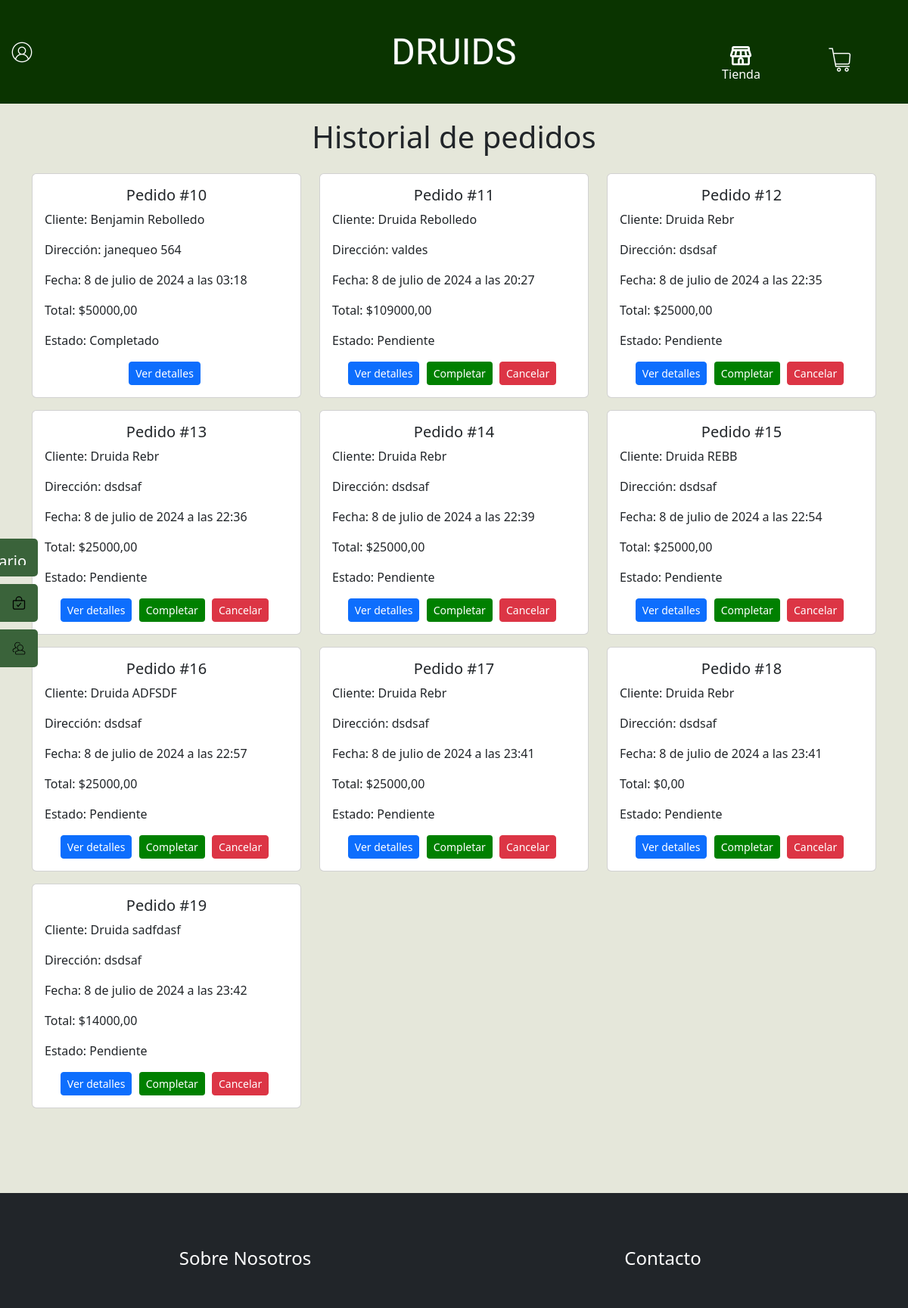
/pedidos/ (signed in), run on an earlier commit of the app's database.
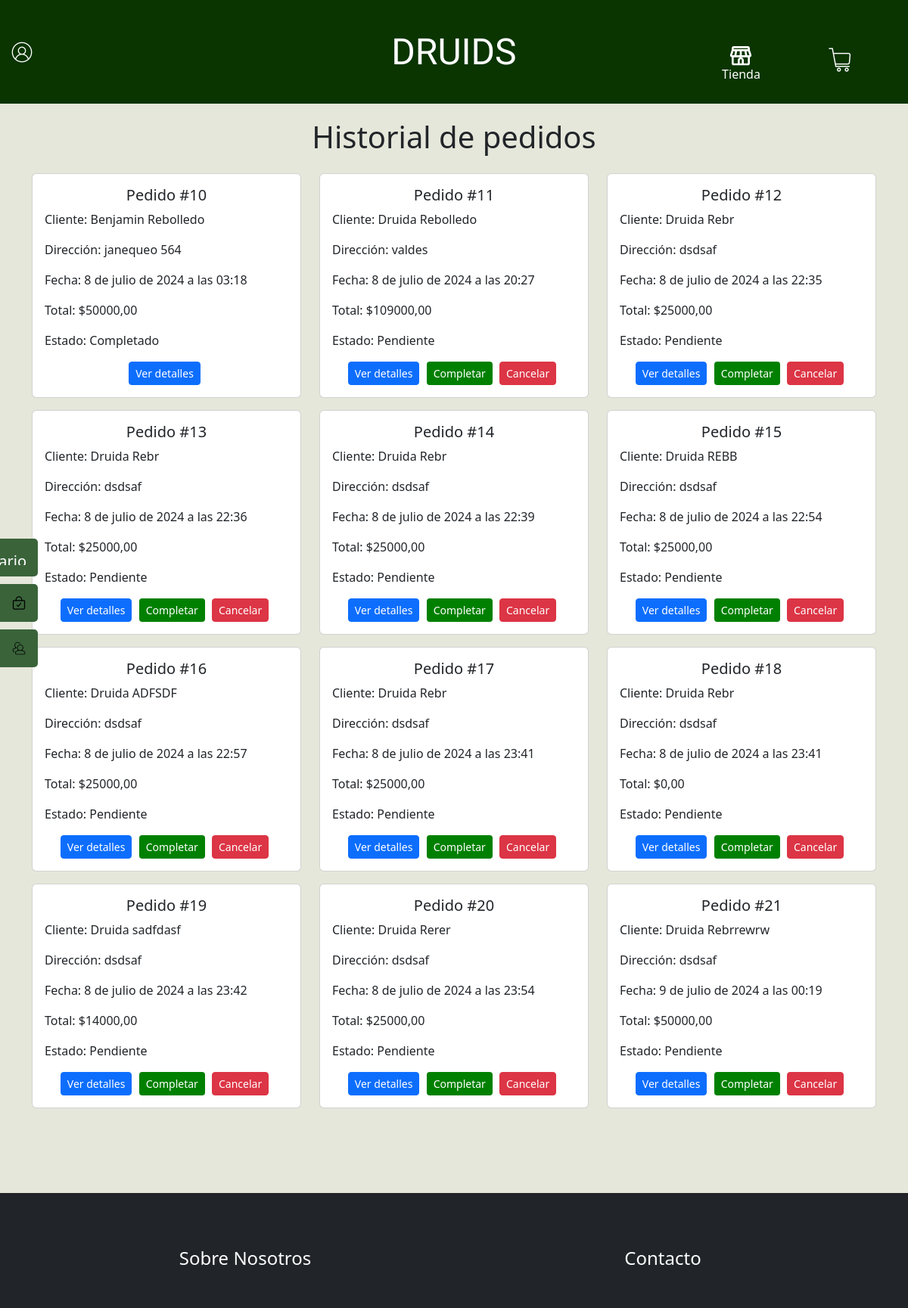
And on a later commit of the database.
### Druids/models.py (models this page shows, shortened)
class Pedido(models.Model):
    nombre = models.CharField(max_length=100, verbose_name="Nombre del cliente")
    apellido = models.CharField(max_length=100, verbose_name="Apellido del cliente")
    email = models.EmailField(verbose_name="Correo Electrónico")
    rut = models.CharField(max_length=10, verbose_name="RUT")
    fecha_pedido = models.DateTimeField(auto_now_add=True, verbose_name="Fecha del pedido")
    total = models.DecimalField(max_digits=10, decimal_places=2, verbose_name="Total")
    direccion_envio = models.CharField(max_length=255, verbose_name="Dirección de envío")
    estado = models.CharField(max_length=50, choices=[('Pendiente', 'Pendiente'), ('Completado', 'Completado'), ('Cancelado', 'Cancelado')], verbose_name="Estado")
    usuario = models.ForeignKey(User, on_delete=models.CASCADE, verbose_name="Usuario", null=True, blank=True)

### Druids/views.py (the view)
# urls.py: path('pedidos/', pedidos, name='pedidos'),
@login_required
@user_passes_test(es_superusuario, login_url='/sinPermiso/')
def pedidos(request):
    pedidos = Pedido.objects.all()
    return render(request, 'Druids/pedidos.html', {'pedidos': pedidos})

### Druids/context_processors.py (called while the page is built)
def carrito_items_contador(request):
    if request.user.is_authenticated:
        contador = CarritoItem.objects.filter(usuario=request.user).count()
    else:
        contador = CarritoItem.objects.count()
    return {'carrito_items_contador': contador}

### Druids/views.py (called while the page is built)
def es_superusuario(user):
    return user.is_superuser

### Druids/templates/Druids/pedidos.html (shortened to what this page needs)
{% extends 'Druids/base.html' %}
{% load static %}
{% block contenido %}
<link rel="stylesheet" href="{% static 'Druids/css/pedidos.css' %}">
<main>
    <section class="pedido-section">
        <div class="container">
            <h1 class="text-center mb-4">Historial de pedidos</h1>
            <div class="row">
                {% if not pedidos %}
                <div class="col-12 col-sm-12 col-md-6 col-lg-4">
                    <div>
                        <div>
                            <img src="{% static 'Druids/img/gris_claro.jpg' %}" class="img-fluid rounded-3" alt="skeleton">
                        </div>
                    </div>
                </div>
                <div class="col-12 col-sm-12 col-md-6 col-lg-4">
                    <div>
                        <div>
                            <img src="{% static 'Druids/img/gris_claro.jpg' %}" class="img-fluid rounded-3" alt="skeleton">
                        </div>
                    </div>
                </div>
                <div class="col-12 col-sm-12 col-md-6 col-lg-4">
                    <div>
                        <div>
                            <img src="{% static 'Druids/img/gris_claro.jpg' %}" class="img-fluid rounded-3" alt="skeleton">
                        </div>
                    </div>
                </div>
                {% else %}
                {% for pedido in pedidos %}
                <div class="col-12 col-sm-12 col-md-6 col-lg-4">
                    <div class="card mb-3">
                        <div class="card-body">
                            <h5 class="card-title text-center">Pedido #{{ pedido.id }}</h5>
                            <p class="card-text">Cliente: {{ pedido.nombre }} {{ pedido.apellido }}</p>
                            <p class="card-text">Dirección: {{ pedido.direccion_envio }}</p>
                            <p class="card-text">Fecha: {{ pedido.fecha_pedido }}</p>
                            <p class="card-text">Total: ${{ pedido.total }}</p>
                            <p class="card-text">Estado: {{ pedido.estado }}</p>
                            <div class="text-center">
                                <button type="button" class="btn btn-primary btn-sm ver-detalles"
                                    data-pedido-id="{{ pedido.id }}" data-bs-toggle="modal"
                                    data-bs-target="#modalVerPedido{{pedido.id}}">Ver detalles</button>
                                {% if pedido.estado != 'Completado' and pedido.estado != 'Cancelado' %}
                                <button type="button" class="btn btn-sm boton-completado cambiar-estado"
                                    data-pedido-id="{{ pedido.id }}" data-estado="Completado">Completar</button>
                                <button type="button" class="btn btn-danger btn-sm cambiar-estado"
                                    data-pedido-id="{{ pedido.id }}" data-estado="Cancelado">Cancelar</button>
                                {% endif %}
                            </div>
                        </div>
                    </div>
                </div>
                {% endfor %}
                {% endif %}
            </div>
        </div>
    </section>
</main>
{% endblock %}

What changed in the data, as far as the page shows it:
added Pedido: id "20", nombre "Druida", apellido "Rerer", direccion_envio "dsdsaf", fecha_pedido "8 de julio de 2024 a las 23:54", total "25000,00", estado "Pendiente"
added Pedido: id "21", nombre "Druida", apellido "Rebrrewrw", direccion_envio "dsdsaf", fecha_pedido "9 de julio de 2024 a las 00:19", total "50000,00", estado "Pendiente"
